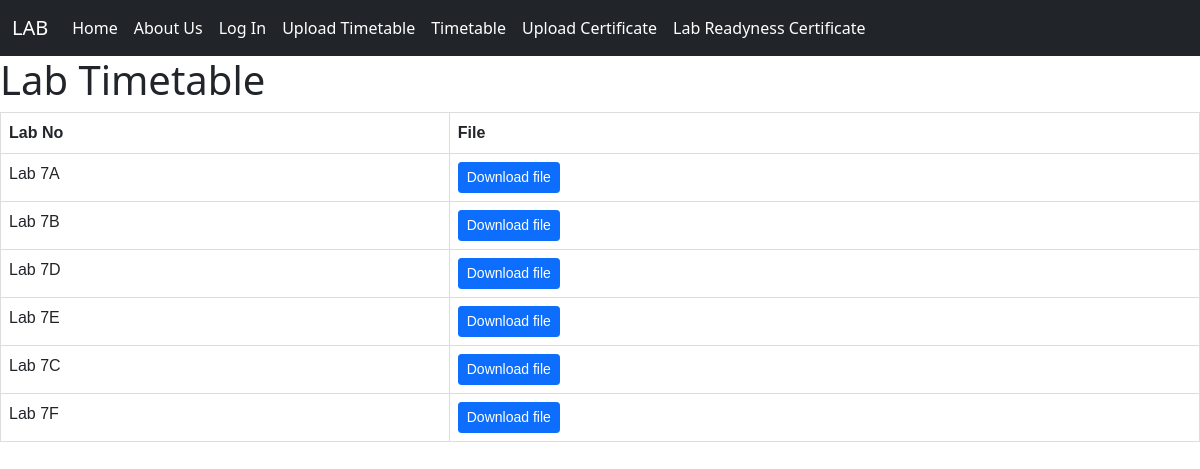
The page /timetable on the database as committed earlier.
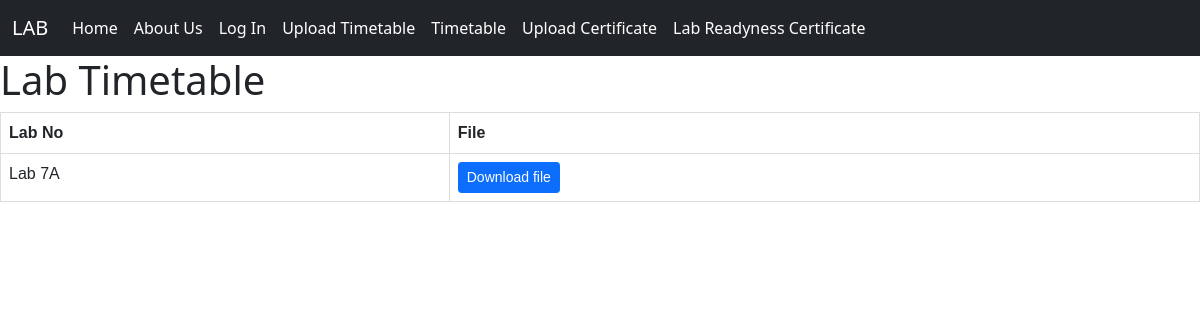
The same page on the database as committed later.
### Home/models.py (models this page shows, shortened)
class tt_file(models.Model):
    lab_no = models.CharField(max_length=10, unique=True)
    tt_pdf = models.FileField(upload_to='uploads/timetable')
    uploaded_at = models.DateTimeField(auto_now_add=True)

### Home/views.py (the view)
# urls.py: path("timetable", views.timetable, name='timetable'),
def timetable(request):
    timetable_file = tt_file.objects.all()
    return render(request, 'timetable.html', {'timetable_file': timetable_file})

### templates/timetable.html (shortened to what this page needs)
{% extends 'base.html' %}
{%block body%}
<h1>Lab Timetable</h1>
<table class='table'>
    <tr>
        <th>Lab No</th>
        <th>File</th>
    </tr>
    {% for tt_file in timetable_file %}
    <tr>
        <td>{{ tt_file.lab_no }}</td>
        <td><a href="{{ tt_file.tt_pdf.url }}" class="btn btn-primary btn-sm" target="_blank">
        Download file</a>
        </td>
    </tr>
    {% endfor %}
</table>
{% endblock %}

Rows that differ between the two databases and show on the page:
removed tt_file: lab_no "Lab 7B"
removed tt_file: lab_no "Lab 7D"
removed tt_file: lab_no "Lab 7E"
removed tt_file: lab_no "Lab 7C"
removed tt_file: lab_no "Lab 7F"
